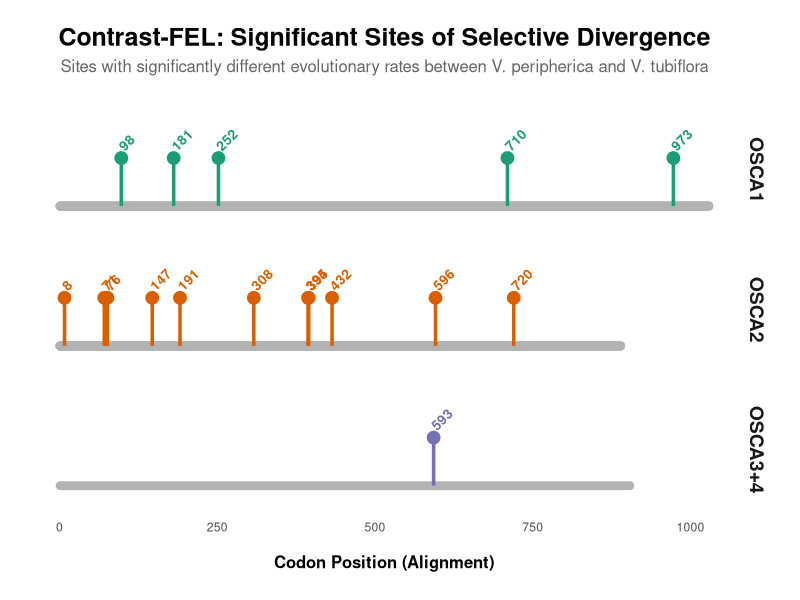
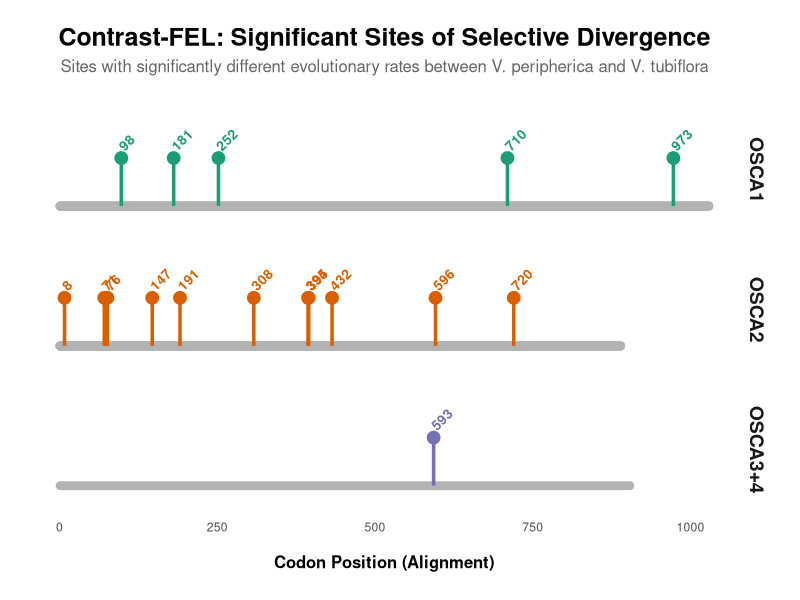

Reproduce these figures in R, in order.
library(ggplot2)
library(dplyr)

# Data extracted from contrast_fel_summary.tsv
data <- data.frame(
  Clade = c(rep("OSCA1", 5), rep("OSCA2", 11), rep("OSCA3+4", 1)),
  Site = c(
    98, 181, 252, 710, 973, 
    8, 71, 76, 147, 191, 308, 394, 395, 432, 596, 720, 
    593
  ),
  Length = c(
    rep(1029, 5),
    rep(889, 11),
    rep(904, 1)
  )
)

# Set Clade as factor with desired order
data$Clade <- factor(data$Clade, levels = c("OSCA1", "OSCA2", "OSCA3+4"))

# Create the Lollipop plot
p <- ggplot(data) +
  # Protein backbone (alignment length)
  geom_segment(aes(x = 1, xend = Length, y = 0, yend = 0), color = "grey70", size = 3, lineend = "round") +
  # Lollipops
  geom_segment(aes(x = Site, xend = Site, y = 0, yend = 1, color = Clade), size = 1.2) +
  geom_point(aes(x = Site, y = 1, color = Clade), size = 4) +
  # Add site labels on top of the lollipops
  geom_text(aes(x = Site, y = 1.2, label = Site, color = Clade), size = 3.5, fontface = "bold", angle = 45, hjust = 0) +
  facet_wrap(~ Clade, ncol = 1, strip.position = "right") +
  theme_minimal() +
  scale_y_continuous(limits = c(-0.5, 2.0), breaks = NULL) +
  scale_color_manual(values = c("OSCA1" = "#1b9e77", "OSCA2" = "#d95f02", "OSCA3+4" = "#7570b3")) +
  labs(title = "Contrast-FEL: Significant Sites of Selective Divergence",
       subtitle = "Sites with significantly different evolutionary rates between V. peripherica and V. tubiflora",
       x = "Codon Position (Alignment)",
       y = NULL) +
  theme(
    plot.title = element_text(face = "bold", size = 18, hjust = 0.5),
    plot.subtitle = element_text(size = 12, hjust = 0.5, color = "grey40", margin = margin(b = 20)),
    axis.title.x = element_text(face = "bold", size = 12, margin = margin(t = 15)),
    strip.text = element_text(face = "bold", size = 14),
    panel.grid = element_blank(),
    legend.position = "none",
    plot.margin = margin(20, 20, 20, 20)
  )

# Output paths
output_png <- "/home/mfcaval/github/doutorado/analyses/04_evolutionary_rates/results/contrast_fel_sites.png"
output_svg <- "/home/mfcaval/github/doutorado/analyses/04_evolutionary_rates/results/contrast_fel_sites.svg"

# Save plots
ggsave(output_png, p, width = 12, height = 7, dpi = 300, bg = "white")
ggsave(output_svg, p, width = 12, height = 7, bg = "white")

cat("Plots saved to:\n", output_png, "\n", output_svg, "\n")
